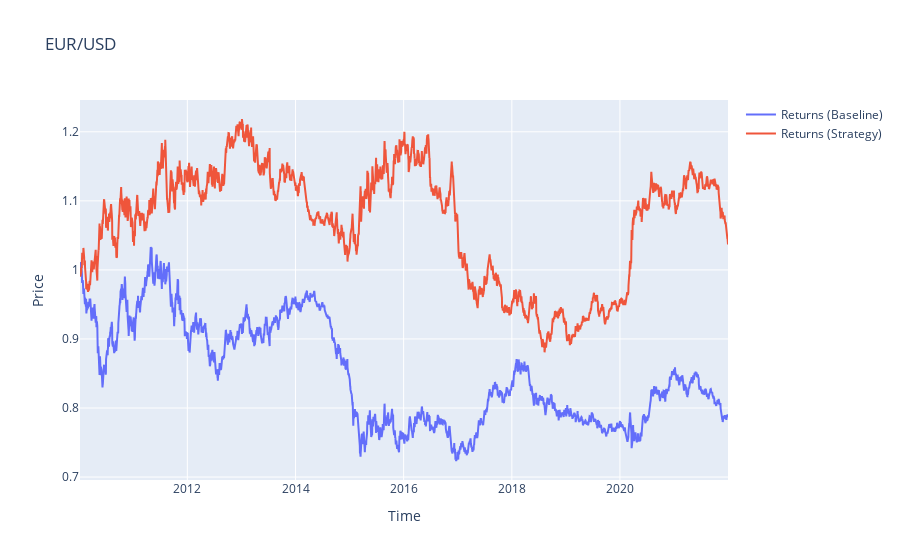

Source (notebook cell):
### Code cell
fig = go.Figure()

fig.add_trace(go.Scatter(x=data.index, y=data.creturns, name='Returns (Baseline)'))
fig.add_trace(go.Scatter(x=data.index, y=data.cstrategy, name='Returns (Strategy)'))

fig.update_layout(title='EUR/USD', xaxis_title='Time', yaxis_title='Price')

fig.show()

### Figure 1 — Plotly figure (JSON) as saved in the notebook; plotly's stock layout.template omitted (floating-point values rounded to 4 significant figures; data arrays with more than 128 entries replaced by an {"elided": "..."} marker saying what was removed)
{"data": [{"name": "Returns (Baseline)", "type": "scatter", "x": {"elided": "3123 str values"}, "y": {"elided": "3123 float values"}}, {"name": "Returns (Strategy)", "type": "scatter", "x": {"elided": "3123 str values"}, "y": {"elided": "3123 float values"}}], "layout": {"title": {"text": "EUR/USD"}, "xaxis": {"title": {"text": "Time"}}, "yaxis": {"title": {"text": "Price"}}}}
